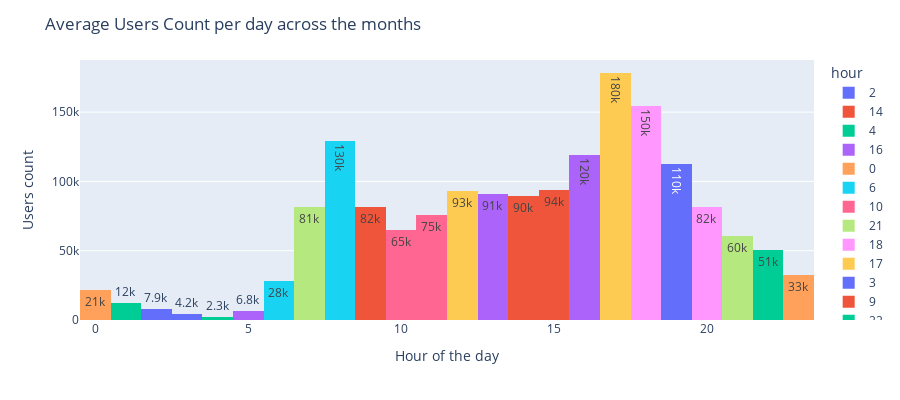

The notebook cell saved with this chart:
### Code cell
df = df_train
fig = px.histogram(df, x="hour", y="count",
             color='hour',
             height=400, text_auto='.2s')
fig.update_layout(title='Average Users Count per day across the months',
                   xaxis_title='Hour of the day', yaxis_title='Users count')
fig.show()

### Figure 1 — Plotly figure (JSON) as saved in the notebook; plotly's stock layout.template omitted (floating-point values rounded to 4 significant figures; data arrays with more than 128 entries replaced by an {"elided": "..."} marker saying what was removed)
{"data": [{"alignmentgroup": "True", "bingroup": "x", "histfunc": "sum", "hovertemplate": "hour=%{x}<br>sum of count=%{y}<extra></extra>", "legendgroup": "2", "marker": {"color": "#636efa", "pattern": {"shape": ""}}, "name": "2", "offsetgroup": "2", "orientation": "v", "showlegend": true, "texttemplate": "%{value:.2s}", "type": "histogram", "x": {"elided": "353 int values"}, "xaxis": "x", "y": {"elided": "353 int values"}, "yaxis": "y"}, {"alignmentgroup": "True", "bingroup": "x", "histfunc": "sum", "hovertemplate": "hour=%{x}<br>sum of count=%{y}<extra></extra>", "legendgroup": "14", "marker": {"color": "#EF553B", "pattern": {"shape": ""}}, "name": "14", "offsetgroup": "14", "orientation": "v", "showlegend": true, "texttemplate": "%{value:.2s}", "type": "histogram", "x": {"elided": "368 int values"}, "xaxis": "x", "y": {"elided": "368 int values"}, "yaxis": "y"}, {"alignmentgroup": "True", "bingroup": "x", "histfunc": "sum", "hovertemplate": "hour=%{x}<br>sum of count=%{y}<extra></extra>", "legendgroup": "4", "marker": {"color": "#00cc96", "pattern": {"shape": ""}}, "name": "4", "offsetgroup": "4", "orientation": "v", "showlegend": true, "texttemplate": "%{value:.2s}", "type": "histogram", "x": {"elided": "358 int values"}, "xaxis": "x", "y": {"elided": "358 int values"}, "yaxis": "y"}, {"alignmentgroup": "True", "bingroup": "x", "histfunc": "sum", "hovertemplate": "hour=%{x}<br>sum of count=%{y}<extra></extra>", "legendgroup": "16", "marker": {"color": "#ab63fa", "pattern": {"shape": ""}}, "name": "16", "offsetgroup": "16", "orientation": "v", "showlegend": true, "texttemplate": "%{value:.2s}", "type": "histogram", "x": {"elided": "377 int values"}, "xaxis": "x", "y": {"elided": "377 int values"}, "yaxis": "y"}, {"alignmentgroup": "True", "bingroup": "x", "histfunc": "sum", "hovertemplate": "hour=%{x}<br>sum of count=%{y}<extra></extra>", "legendgroup": "0", "marker": {"color": "#FFA15A", "pattern": {"shape": ""}}, "name": "0", "offsetgroup": "0", "orientation": "v", "showlegend": true, "texttemplate": "%{value:.2s}", "type": "histogram", "x": {"elided": "381 int values"}, "xaxis": "x", "y": {"elided": "381 int values"}, "yaxis": "y"}, {"alignmentgroup": "True", "bingroup": "x", "histfunc": "sum", "hovertemplate": "hour=%{x}<br>sum of count=%{y}<extra></extra>", "legendgroup": "6", "marker": {"color": "#19d3f3", "pattern": {"shape": ""}}, "name": "6", "offsetgroup": "6", "orientation": "v", "showlegend": true, "texttemplate": "%{value:.2s}", "type": "histogram", "x": {"elided": "355 int values"}, "xaxis": "x", "y": {"elided": "355 int values"}, "yaxis": "y"}, {"alignmentgroup": "True", "bingroup": "x", "histfunc": "sum", "hovertemplate": "hour=%{x}<br>sum of count=%{y}<extra></extra>", "legendgroup": "10", "marker": {"color": "#FF6692", "pattern": {"shape": ""}}, "name": "10", "offsetgroup": "10", "orientation": "v", "showlegend": true, "texttemplate": "%{value:.2s}", "type": "histogram", "x": {"elided": "376 int values"}, "xaxis": "x", "y": {"elided": "376 int values"}, "yaxis": "y"}, {"alignmentgroup": "True", "bingroup": "x", "histfunc": "sum", "hovertemplate": "hour=%{x}<br>sum of count=%{y}<extra></extra>", "legendgroup": "21", "marker": {"color": "#B6E880", "pattern": {"shape": ""}}, "name": "21", "offsetgroup": "21", "orientation": "v", "showlegend": true, "texttemplate": "%{value:.2s}", "type": "histogram", "x": {"elided": "354 int values"}, "xaxis": "x", "y": {"elided": "354 int values"}, "yaxis": "y"}, {"alignmentgroup": "True", "bingroup": "x", "histfunc": "sum", "hovertemplate": "hour=%{x}<br>sum of count=%{y}<extra></extra>", "legendgroup": "18", "marker": {"color": "#FF97FF", "pattern": {"shape": ""}}, "name": "18", "offsetgroup": "18", "orientation": "v", "showlegend": true, "texttemplate": "%{value:.2s}", "type": "histogram", "x": {"elided": "360 int values"}, "xaxis": "x", "y": {"elided": "360 int values"}, "yaxis": "y"}, {"alignmentgroup": "True", "bingroup": "x", "histfunc": "sum", "hovertemplate": "hour=%{x}<br>sum of count=%{y}<extra></extra>", "legendgroup": "17", "marker": {"color": "#FECB52", "pattern": {"shape": ""}}, "name": "17", "offsetgroup": "17", "orientation": "v", "showlegend": true, "texttemplate": "%{value:.2s}", "type": "histogram", "x": {"elided": "380 int values"}, "xaxis": "x", "y": {"elided": "380 int values"}, "yaxis": "y"}, {"alignmentgroup": "True", "bingroup": "x", "histfunc": "sum", "hovertemplate": "hour=%{x}<br>sum of count=%{y}<extra></extra>", "legendgroup": "3", "marker": {"color": "#636efa", "pattern": {"shape": ""}}, "name": "3", "offsetgroup": "3", "orientation": "v", "showlegend": true, "texttemplate": "%{value:.2s}", "type": "histogram", "x": {"elided": "343 int values"}, "xaxis": "x", "y": {"elided": "343 int values"}, "yaxis": "y"}, {"alignmentgroup": "True", "bingroup": "x", "histfunc": "sum", "hovertemplate": "hour=%{x}<br>sum of count=%{y}<extra></extra>", "legendgroup": "9", "marker": {"color": "#EF553B", "pattern": {"shape": ""}}, "name": "9", "offsetgroup": "9", "orientation": "v", "showlegend": true, "texttemplate": "%{value:.2s}", "type": "histogram", "x": {"elided": "367 int values"}, "xaxis": "x", "y": {"elided": "367 int values"}, "yaxis": "y"}, {"alignmentgroup": "True", "bingroup": "x", "histfunc": "sum", "hovertemplate": "hour=%{x}<br>sum of count=%{y}<extra></extra>", "legendgroup": "22", "marker": {"color": "#00cc96", "pattern": {"shape": ""}}, "name": "22", "offsetgroup": "22", "orientation": "v", "showlegend": true, "texttemplate": "%{value:.2s}", "type": "histogram", "x": {"elided": "378 int values"}, "xaxis": "x", "y": {"elided": "378 int values"}, "yaxis": "y"}, {"alignmentgroup": "True", "bingroup": "x", "histfunc": "sum", "hovertemplate": "hour=%{x}<br>sum of count=%{y}<extra></extra>", "legendgroup": "13", "marker": {"color": "#ab63fa", "pattern": {"shape": ""}}, "name": "13", "offsetgroup": "13", "orientation": "v", "showlegend": true, "texttemplate": "%{value:.2s}", "type": "histogram", "x": {"elided": "359 int values"}, "xaxis": "x", "y": {"elided": "359 int values"}, "yaxis": "y"}, {"alignmentgroup": "True", "bingroup": "x", "histfunc": "sum", "hovertemplate": "hour=%{x}<br>sum of count=%{y}<extra></extra>", "legendgroup": "23", "marker": {"color": "#FFA15A", "pattern": {"shape": ""}}, "name": "23", "offsetgroup": "23", "orientation": "v", "showlegend": true, "texttemplate": "%{value:.2s}", "type": "histogram", "x": {"elided": "365 int values"}, "xaxis": "x", "y": {"elided": "365 int values"}, "yaxis": "y"}, {"alignmentgroup": "True", "bingroup": "x", "histfunc": "sum", "hovertemplate": "hour=%{x}<br>sum of count=%{y}<extra></extra>", "legendgroup": "8", "marker": {"color": "#19d3f3", "pattern": {"shape": ""}}, "name": "8", "offsetgroup": "8", "orientation": "v", "showlegend": true, "texttemplate": "%{value:.2s}", "type": "histogram", "x": {"elided": "359 int values"}, "xaxis": "x", "y": {"elided": "359 int values"}, "yaxis": "y"}, {"alignmentgroup": "True", "bingroup": "x", "histfunc": "sum", "hovertemplate": "hour=%{x}<br>sum of count=%{y}<extra></extra>", "legendgroup": "11", "marker": {"color": "#FF6692", "pattern": {"shape": ""}}, "name": "11", "offsetgroup": "11", "orientation": "v", "showlegend": true, "texttemplate": "%{value:.2s}", "type": "histogram", "x": {"elided": "364 int values"}, "xaxis": "x", "y": {"elided": "364 int values"}, "yaxis": "y"}, {"alignmentgroup": "True", "bingroup": "x", "histfunc": "sum", "hovertemplate": "hour=%{x}<br>sum of count=%{y}<extra></extra>", "legendgroup": "7", "marker": {"color": "#B6E880", "pattern": {"shape": ""}}, "name": "7", "offsetgroup": "7", "orientation": "v", "showlegend": true, "texttemplate": "%{value:.2s}", "type": "histogram", "x": {"elided": "358 int values"}, "xaxis": "x", "y": {"elided": "358 int values"}, "yaxis": "y"}, {"alignmentgroup": "True", "bingroup": "x", "histfunc": "sum", "hovertemplate": "hour=%{x}<br>sum of count=%{y}<extra></extra>", "legendgroup": "20", "marker": {"color": "#FF97FF", "pattern": {"shape": ""}}, "name": "20", "offsetgroup": "20", "orientation": "v", "showlegend": true, "texttemplate": "%{value:.2s}", "type": "histogram", "x": {"elided": "352 int values"}, "xaxis": "x", "y": {"elided": "352 int values"}, "yaxis": "y"}, {"alignmentgroup": "True", "bingroup": "x", "histfunc": "sum", "hovertemplate": "hour=%{x}<br>sum of count=%{y}<extra></extra>", "legendgroup": "12", "marker": {"color": "#FECB52", "pattern": {"shape": ""}}, "name": "12", "offsetgroup": "12", "orientation": "v", "showlegend": true, "texttemplate": "%{value:.2s}", "type": "histogram", "x": {"elided": "356 int values"}, "xaxis": "x", "y": {"elided": "356 int values"}, "yaxis": "y"}, {"alignmentgroup": "True", "bingroup": "x", "histfunc": "sum", "hovertemplate": "hour=%{x}<br>sum of count=%{y}<extra></extra>", "legendgroup": "19", "marker": {"color": "#636efa", "pattern": {"shape": ""}}, "name": "19", "offsetgroup": "19", "orientation": "v", "showlegend": true, "texttemplate": "%{value:.2s}", "type": "histogram", "x": {"elided": "361 int values"}, "xaxis": "x", "y": {"elided": "361 int values"}, "yaxis": "y"}, {"alignmentgroup": "True", "bingroup": "x", "histfunc": "sum", "hovertemplate": "hour=%{x}<br>sum of count=%{y}<extra></extra>", "legendgroup": "15", "marker": {"color": "#EF553B", "pattern": {"shape": ""}}, "name": "15", "offsetgroup": "15", "orientation": "v", "showlegend": true, "texttemplate": "%{value:.2s}", "type": "histogram", "x": {"elided": "370 int values"}, "xaxis": "x", "y": {"elided": "370 int values"}, "yaxis": "y"}, {"alignmentgroup": "True", "bingroup": "x", "histfunc": "sum", "hovertemplate": "hour=%{x}<br>sum of count=%{y}<extra></extra>", "legendgroup": "1", "marker": {"color": "#00cc96", "pattern": {"shape": ""}}, "name": "1", "offsetgroup": "1", "orientation": "v", "showlegend": true, "texttemplate": "%{value:.2s}", "type": "histogram", "x": {"elided": "362 int values"}, "xaxis": "x", "y": {"elided": "362 int values"}, "yaxis": "y"}, {"alignmentgroup": "True", "bingroup": "x", "histfunc": "sum", "hovertemplate": "hour=%{x}<br>sum of count=%{y}<extra></extra>", "legendgroup": "5", "marker": {"color": "#ab63fa", "pattern": {"shape": ""}}, "name": "5", "offsetgroup": "5", "orientation": "v", "showlegend": true, "texttemplate": "%{value:.2s}", "type": "histogram", "x": {"elided": "352 int values"}, "xaxis": "x", "y": {"elided": "352 int values"}, "yaxis": "y"}], "layout": {"barmode": "relative", "height": 400, "legend": {"title": {"text": "hour"}, "tracegroupgap": 0}, "margin": {"t": 60}, "title": {"text": "Average Users Count per day across the months"}, "xaxis": {"anchor": "y", "categoryarray": [2, 14, 4, 16, 0, 6, 10, 21, 18, 17, 3, 9, 22, 13, 23, 8, 11, 7, 20, 12, 19, 15, 1, 5], "categoryorder": "array", "domain": [0, 1], "title": {"text": "Hour of the day"}}, "yaxis": {"anchor": "x", "domain": [0, 1], "title": {"text": "Users count"}}}}
